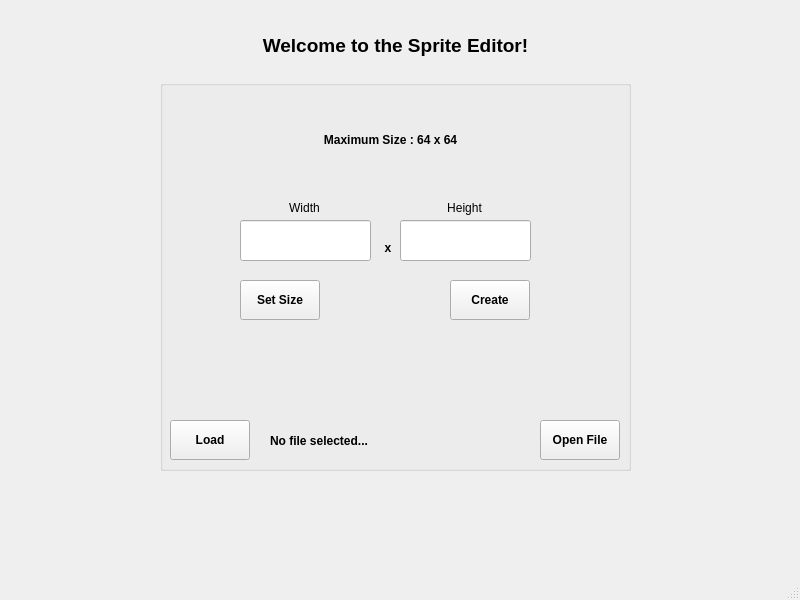
<?xml version="1.0" encoding="UTF-8"?>
<ui version="4.0">
 <class>MainWindow</class>
 <widget class="QMainWindow" name="MainWindow">
  <property name="geometry">
   <rect>
    <x>0</x>
    <y>0</y>
    <width>800</width>
    <height>600</height>
   </rect>
  </property>
  <property name="windowTitle">
   <string>MainWindow</string>
  </property>
  <widget class="QWidget" name="centralwidget">
   <widget class="QGroupBox" name="createFileBox">
    <property name="enabled">
     <bool>true</bool>
    </property>
    <property name="geometry">
     <rect>
      <x>160</x>
      <y>80</y>
      <width>471</width>
      <height>391</height>
     </rect>
    </property>
    <property name="title">
     <string/>
    </property>
    <property name="alignment">
     <set>Qt::AlignmentFlag::AlignCenter</set>
    </property>
    <widget class="QLineEdit" name="widthLineEdit">
     <property name="geometry">
      <rect>
       <x>80</x>
       <y>140</y>
       <width>131</width>
       <height>41</height>
      </rect>
     </property>
     <property name="alignment">
      <set>Qt::AlignmentFlag::AlignCenter</set>
     </property>
    </widget>
    <widget class="QPushButton" name="setSizeButton">
     <property name="geometry">
      <rect>
       <x>80</x>
       <y>200</y>
       <width>80</width>
       <height>40</height>
      </rect>
     </property>
     <property name="font">
      <font>
       <bold>true</bold>
      </font>
     </property>
     <property name="text">
      <string>Set Size</string>
     </property>
    </widget>
    <widget class="QLabel" name="sizeDimentionsLabel">
     <property name="geometry">
      <rect>
       <x>120</x>
       <y>10</y>
       <width>221</width>
       <height>101</height>
      </rect>
     </property>
     <property name="font">
      <font>
       <bold>true</bold>
      </font>
     </property>
     <property name="text">
      <string>&lt;html&gt;&lt;head/&gt;&lt;body&gt;&lt;p&gt;Maximum Size : 64 x 64&lt;/p&gt;&lt;/body&gt;&lt;/html&gt;</string>
     </property>
     <property name="alignment">
      <set>Qt::AlignmentFlag::AlignCenter</set>
     </property>
    </widget>
    <widget class="QLineEdit" name="heightLineEdit">
     <property name="geometry">
      <rect>
       <x>240</x>
       <y>140</y>
       <width>131</width>
       <height>41</height>
      </rect>
     </property>
     <property name="alignment">
      <set>Qt::AlignmentFlag::AlignCenter</set>
     </property>
    </widget>
    <widget class="QLabel" name="xLabel">
     <property name="geometry">
      <rect>
       <x>220</x>
       <y>160</y>
       <width>16</width>
       <height>16</height>
      </rect>
     </property>
     <property name="font">
      <font>
       <bold>true</bold>
      </font>
     </property>
     <property name="text">
      <string>x</string>
     </property>
     <property name="alignment">
      <set>Qt::AlignmentFlag::AlignCenter</set>
     </property>
    </widget>
    <widget class="QLabel" name="widthLabel">
     <property name="geometry">
      <rect>
       <x>120</x>
       <y>120</y>
       <width>49</width>
       <height>16</height>
      </rect>
     </property>
     <property name="text">
      <string>Width</string>
     </property>
     <property name="alignment">
      <set>Qt::AlignmentFlag::AlignCenter</set>
     </property>
    </widget>
    <widget class="QLabel" name="heightLabel">
     <property name="geometry">
      <rect>
       <x>280</x>
       <y>120</y>
       <width>49</width>
       <height>16</height>
      </rect>
     </property>
     <property name="text">
      <string>Height</string>
     </property>
     <property name="alignment">
      <set>Qt::AlignmentFlag::AlignCenter</set>
     </property>
    </widget>
    <widget class="QPushButton" name="loadButton">
     <property name="geometry">
      <rect>
       <x>10</x>
       <y>340</y>
       <width>80</width>
       <height>40</height>
      </rect>
     </property>
     <property name="font">
      <font>
       <bold>true</bold>
      </font>
     </property>
     <property name="text">
      <string>Load</string>
     </property>
    </widget>
    <widget class="QPushButton" name="openButton">
     <property name="geometry">
      <rect>
       <x>380</x>
       <y>340</y>
       <width>80</width>
       <height>40</height>
      </rect>
     </property>
     <property name="font">
      <font>
       <bold>true</bold>
      </font>
     </property>
     <property name="text">
      <string>Open File</string>
     </property>
    </widget>
    <widget class="QLabel" name="filePathLabel">
     <property name="geometry">
      <rect>
       <x>110</x>
       <y>340</y>
       <width>171</width>
       <height>41</height>
      </rect>
     </property>
     <property name="font">
      <font>
       <bold>true</bold>
      </font>
     </property>
     <property name="text">
      <string>No file selected...</string>
     </property>
    </widget>
    <widget class="QPushButton" name="createButton">
     <property name="geometry">
      <rect>
       <x>290</x>
       <y>200</y>
       <width>80</width>
       <height>40</height>
      </rect>
     </property>
     <property name="font">
      <font>
       <bold>true</bold>
      </font>
     </property>
     <property name="text">
      <string>Create</string>
     </property>
    </widget>
    <widget class="QLabel" name="statusLabel">
     <property name="geometry">
      <rect>
       <x>214</x>
       <y>200</y>
       <width>41</width>
       <height>30</height>
      </rect>
     </property>
     <property name="font">
      <font>
       <pointsize>12</pointsize>
      </font>
     </property>
     <property name="text">
      <string/>
     </property>
     <property name="alignment">
      <set>Qt::AlignmentFlag::AlignLeading|Qt::AlignmentFlag::AlignLeft|Qt::AlignmentFlag::AlignVCenter</set>
     </property>
    </widget>
   </widget>
   <widget class="QLabel" name="welcomeLabel">
    <property name="geometry">
     <rect>
      <x>160</x>
      <y>30</y>
      <width>471</width>
      <height>31</height>
     </rect>
    </property>
    <property name="font">
     <font>
      <pointsize>14</pointsize>
      <bold>true</bold>
     </font>
    </property>
    <property name="text">
     <string>Welcome to the Sprite Editor!</string>
    </property>
    <property name="alignment">
     <set>Qt::AlignmentFlag::AlignCenter</set>
    </property>
   </widget>
  </widget>
  <widget class="QMenuBar" name="menubar">
   <property name="geometry">
    <rect>
     <x>0</x>
     <y>0</y>
     <width>800</width>
     <height>21</height>
    </rect>
   </property>
  </widget>
  <widget class="QStatusBar" name="statusbar"/>
 </widget>
 <resources/>
 <connections/>
</ui>
